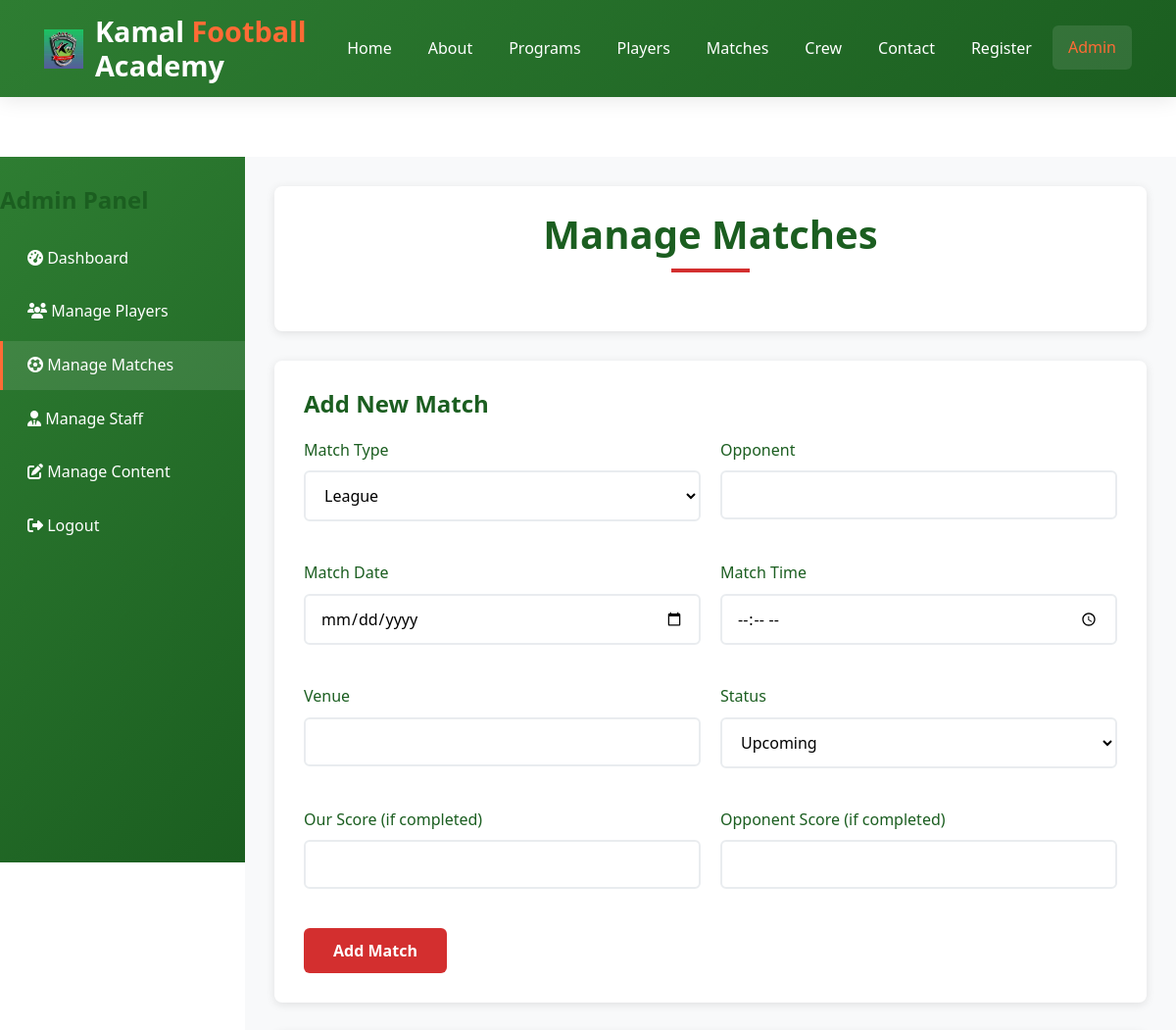
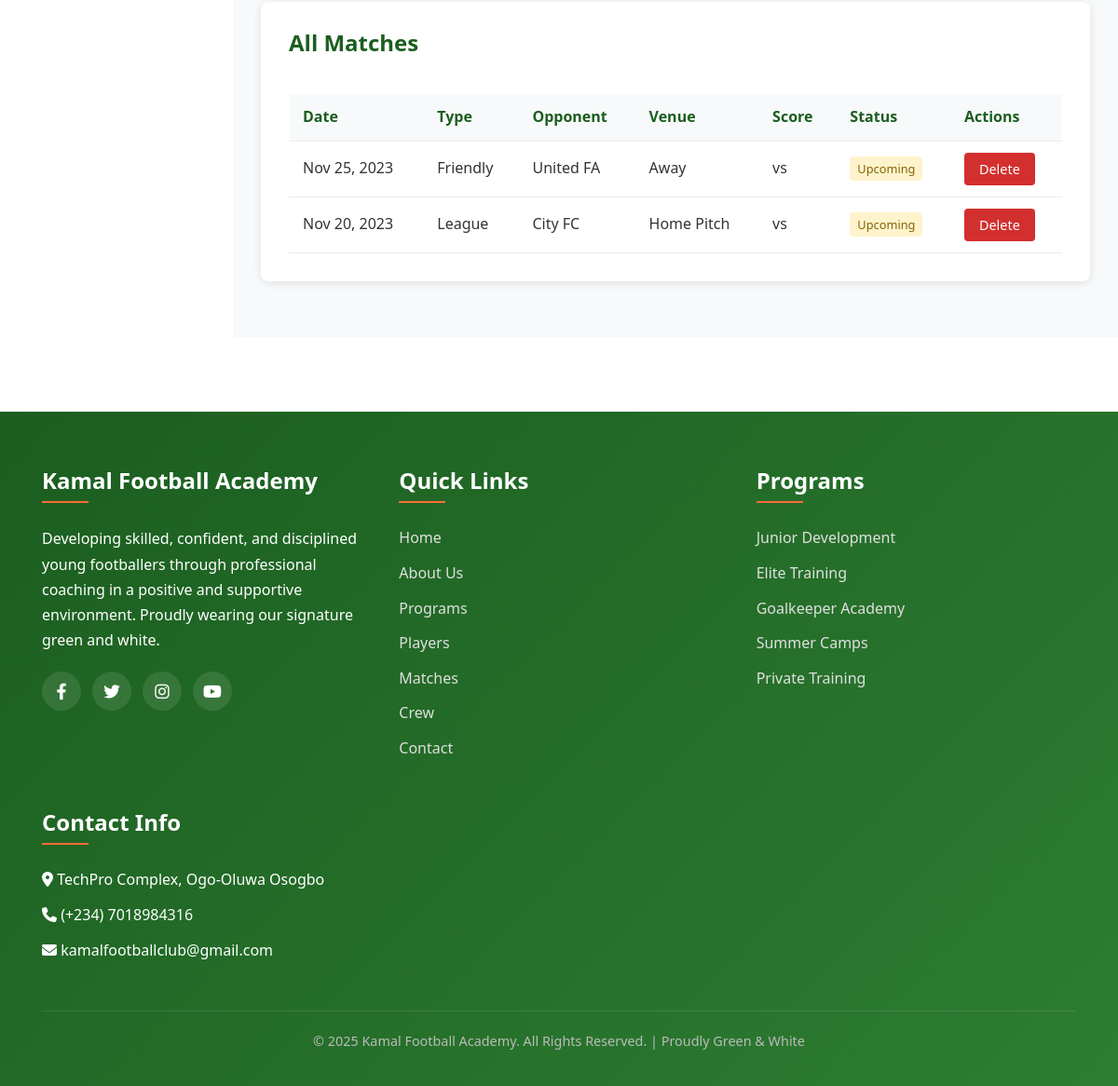
/admin-matches.php (signed in), run on the app's committed database (2 pictures, top to bottom).
### tables this page shows
CREATE TABLE matches (
    id INT AUTO_INCREMENT PRIMARY KEY,
    match_type ENUM('league', 'friendly', 'tournament'),
    opponent VARCHAR(100) NOT NULL,
    match_date DATE,
    match_time TIME,
    venue VARCHAR(100),
    our_score INT,
    opponent_score INT,
    status ENUM('upcoming', 'completed', 'cancelled'),
    created_at TIMESTAMP DEFAULT CURRENT_TIMESTAMP
);

### admin-matches.php (the view, shortened to what this page needs)
<?php
include 'includes/header.php';
$matches = $pdo->query("SELECT * FROM matches ORDER BY match_date DESC")->fetchAll();
?>
<section class="admin-panel">
    <div class="admin-container">
        <?php include 'includes/admin-sidebar.php'; ?>
        <div class="admin-content">
            <div class="admin-header">
                <h2>Manage Matches</h2>
            </div>
            <div class="admin-card">
                <h3>Add New Match</h3>
                <form method="POST">
                    <div class="form-row">
                        <div class="form-group">
                            <label>Match Type</label>
                            <select name="match_type" class="form-control" required>
                                <option value="league">League</option>
                            </select>
                        </div>
                        <div class="form-group">
                            <label>Opponent</label>
                            <input type="text" name="opponent" class="form-control" required>
                        </div>
                    </div>
                    <div class="form-row">
                        <div class="form-group">
                            <label>Match Date</label>
                            <input type="date" name="match_date" class="form-control" required>
                        </div>
                        <div class="form-group">
                            <label>Match Time</label>
                            <input type="time" name="match_time" class="form-control" required>
                        </div>
                    </div>
                    <div class="form-row">
                        <div class="form-group">
                            <label>Venue</label>
                            <input type="text" name="venue" class="form-control" required>
                        </div>
                        <div class="form-group">
                            <label>Status</label>
                            <select name="status" class="form-control" required>
                                <option value="upcoming">Upcoming</option>
                            </select>
                        </div>
                    </div>
                    <div class="form-row">
                        <div class="form-group">
                            <label>Our Score (if completed)</label>
                            <input type="number" name="our_score" class="form-control" min="0">
                        </div>
                        <div class="form-group">
                            <label>Opponent Score (if completed)</label>
                            <input type="number" name="opponent_score" class="form-control" min="0">
                        </div>
                    </div>
                    <button type="submit" name="add_match" class="btn">Add Match</button>
                </form>
            </div>
            <div class="admin-card">
                <h3>All Matches</h3>
                <div class="table-responsive">
                    <table class="data-table">
                        <thead>
                            <tr>
                                <th>Date</th>
                                <th>Type</th>
                                <th>Opponent</th>
                                <th>Venue</th>
                                <th>Score</th>
                                <th>Status</th>
                                <th>Actions</th>
                            </tr>
                        </thead>
                        <tbody>
                            <?php foreach ($matches as $match): ?>
                            <tr>
                                <td><?php echo date('M j, Y', strtotime($match['match_date'])); ?></td>
                                <td><?php echo ucfirst($match['match_type']); ?></td>
                                <td><?php echo htmlspecialchars($match['opponent']); ?></td>
                                <td><?php echo htmlspecialchars($match['venue']); ?></td>
                                <td>
                                    <?php if ($match['status'] == 'completed'): ?>
                                        <?php echo $match['our_score'] . ' - ' . $match['opponent_score']; ?>
                                    <?php else: ?>
                                        vs
                                    <?php endif; ?>
                                </td>
                                <td>
                                    <span style="padding: 4px 8px; border-radius: 4px; font-size: 0.8rem;
                                        background: <?php echo $match['status'] == 'upcoming' ? '#fff3cd' : ($match['status'] == 'completed' ? '#d1ecf1' : '#f8d7da'); ?>;
                                        color: <?php echo $match['status'] == 'upcoming' ? '#856404' : ($match['status'] == 'completed' ? '#0c5460' : '#721c24'); ?>;">
                                        <?php echo ucfirst($match['status']); ?>
                                    </span>
                                </td>
                                <td>
                                    <form method="POST" style="display: inline;">
                                        <button type="submit" name="delete_match" class="action-btn delete-btn" onclick="return confirm('Are you sure?')">Delete</button>
                                    </form>
                                </td>
                            </tr>
                            <?php endforeach; ?>
                        </tbody>
                    </table>
                </div>
            </div>
        </div>
    </div>
</section>
<?php include 'includes/footer.php'; ?>

### css/style.css (style rules this page uses)
* { margin: 0; padding: 0; box-sizing: border-box; font-family: 'Segoe UI', Tahoma, Geneva, Verdana, sans-serif; }
:root { --primary: #2e7d32; --secondary: #d32f2f; --accent: #ff6b35; --light: #f8f9fa; --dark: #1b5e20; --text: #333333; --white: #ffffff; --gray: #6c757d; --border: #e9ecef; }
html { scroll-behavior: smooth; }
body { line-height: 1.6; color: var(--text); background-color: var(--white); overflow-x: hidden; margin: 0 !important; padding: 0 !important; }
section { padding: 80px 0; }
h1, h2, h3, h4 { margin-bottom: 20px; color: var(--dark); line-height: 1.2; }
h2 { font-size: clamp(2rem, 4vw, 2.5rem); text-align: center; margin-bottom: 50px; position: relative; }
h2:after { content: ''; position: absolute; bottom: -15px; left: 50%; transform: translateX(-50%); width: 80px; height: 4px; background-color: var(--secondary); }
h3 { font-size: 1.5rem; }
.btn { display: inline-flex; align-items: center; justify-content: center; gap: 8px; padding: 12px 30px; background-color: var(--secondary); color: white; border: none; border-radius: 6px; font-size: 1rem; font-weight: 600; text-decoration: none; cursor: pointer; transition: all 0.3s ease; position: relative; overflow: hidden; }
.form-group { margin-bottom: 20px; }
.form-group label { display: block; margin-bottom: 8px; font-weight: 500; color: var(--dark); }
.form-control { width: 100%; padding: 14px 16px; border: 2px solid var(--border); border-radius: 6px; font-size: 1rem; transition: all 0.3s ease; background: var(--white); }
.admin-panel { margin-top: 80px; min-height: calc(100vh - 80px); }
.admin-container { display: flex; min-height: calc(100vh - 80px); }
.admin-content { flex: 1; margin-left: 250px; padding: 30px; background-color: #f8f9fa; }
.admin-header { background: white; padding: 25px 30px; border-radius: 8px; box-shadow: 0 2px 10px rgba(0, 0, 0, 0.1); margin-bottom: 30px; }
.admin-card { background: white; padding: 30px; border-radius: 8px; box-shadow: 0 2px 10px rgba(0, 0, 0, 0.1); margin-bottom: 30px; }
.form-row { display: grid; grid-template-columns: 1fr 1fr; gap: 20px; margin-bottom: 20px; }
.form-control { width: 100%; padding: 12px 15px; border: 2px solid var(--border); border-radius: 6px; font-size: 1rem; transition: all 0.3s ease; background: var(--white); }
.table-responsive { overflow-x: auto; }
.data-table { width: 100%; border-collapse: collapse; margin-top: 20px; }
.data-table th, .data-table td { padding: 12px 15px; text-align: left; border-bottom: 1px solid var(--border); }
.data-table th { background-color: var(--light); font-weight: 600; color: var(--dark); }
.action-btn { padding: 8px 16px; border: none; border-radius: 4px; cursor: pointer; font-size: 0.9rem; transition: all 0.3s ease; }
.delete-btn { background-color: var(--secondary); color: white; }

### data on the page
matches: match_date "Nov 25, 2023", match_type "Friendly", opponent "United FA", venue "Away", shows "vs", status "Upcoming"
matches: match_date "Nov 20, 2023", match_type "League", opponent "City FC", venue "Home Pitch", shows "vs", status "Upcoming"
